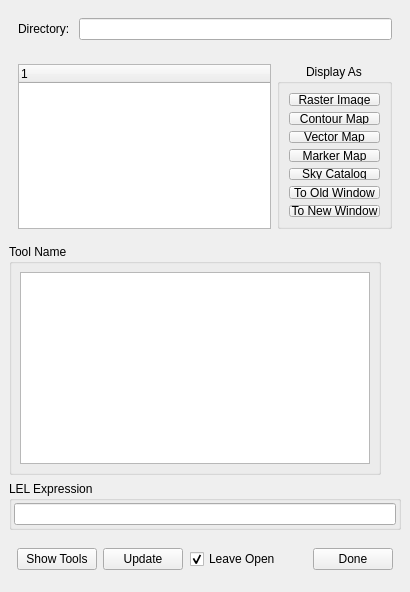
<ui version="4.0" >
 <author>Honglin Ye, National Radio Astronomy Observatory</author>
 <class>QtDataManager</class>
 <widget class="QWidget" name="QtDataManager" >
  <property name="geometry" >
   <rect>
    <x>0</x>
    <y>0</y>
    <width>410</width>
    <height>442</height>
   </rect>
  </property>
  <property name="maximumSize" >
   <size>
    <width>99999</width>
    <height>99999</height>
   </size>
  </property>
  <property name="windowTitle" >
   <string>Load Data -- Viewer</string>
  </property>
  <layout class="QVBoxLayout" >
   <property name="margin" >
    <number>9</number>
   </property>
   <property name="spacing" >
    <number>6</number>
   </property>
   <item>
    <widget class="QFrame" name="topFrame_" >
     <property name="frameShape" >
      <enum>QFrame::NoFrame</enum>
     </property>
     <property name="frameShadow" >
      <enum>QFrame::Raised</enum>
     </property>
     <layout class="QHBoxLayout" >
      <property name="margin" >
       <number>9</number>
      </property>
      <property name="spacing" >
       <number>6</number>
      </property>
      <item>
       <widget class="QLabel" name="dirLabel_" >
        <property name="text" >
         <string>Directory: </string>
        </property>
       </widget>
      </item>
      <item>
       <widget class="QLineEdit" name="dirLineEdit_" />
      </item>
     </layout>
    </widget>
   </item>
   <item>
    <widget class="QFrame" name="midFrame_" >
     <property name="sizePolicy" >
      <sizepolicy>
       <hsizetype>7</hsizetype>
       <vsizetype>7</vsizetype>
       <horstretch>0</horstretch>
       <verstretch>2</verstretch>
      </sizepolicy>
     </property>
     <property name="frameShape" >
      <enum>QFrame::NoFrame</enum>
     </property>
     <property name="frameShadow" >
      <enum>QFrame::Raised</enum>
     </property>
     <layout class="QHBoxLayout" >
      <property name="margin" >
       <number>9</number>
      </property>
      <property name="spacing" >
       <number>6</number>
      </property>
      <item>
       <widget class="QTreeWidget" name="treeWidget_" >
        <property name="minimumSize" >
         <size>
          <width>250</width>
          <height>140</height>
         </size>
        </property>
        <property name="indentation" >
         <number>16</number>
        </property>
        <column>
         <property name="text" >
          <string>1</string>
         </property>
        </column>
       </widget>
      </item>
      <item>
       <widget class="QGroupBox" name="displayGroupBox_" >
        <property name="sizePolicy" >
         <sizepolicy>
          <hsizetype>0</hsizetype>
          <vsizetype>7</vsizetype>
          <horstretch>0</horstretch>
          <verstretch>0</verstretch>
         </sizepolicy>
        </property>
        <property name="minimumSize" >
         <size>
          <width>107</width>
          <height>165</height>
         </size>
        </property>
        <property name="title" >
         <string>Display As</string>
        </property>
        <property name="alignment" >
         <set>Qt::AlignHCenter</set>
        </property>
        <layout class="QVBoxLayout" >
         <property name="margin" >
          <number>9</number>
         </property>
         <property name="spacing" >
          <number>6</number>
         </property>
         <item>
          <widget class="QPushButton" name="rasterButton_" >
           <property name="text" >
            <string>Raster Image</string>
           </property>
          </widget>
         </item>
         <item>
          <widget class="QPushButton" name="contourButton_" >
           <property name="text" >
            <string>Contour Map</string>
           </property>
          </widget>
         </item>
         <item>
          <widget class="QPushButton" name="vectorButton_" >
           <property name="text" >
            <string>Vector Map</string>
           </property>
          </widget>
         </item>
         <item>
          <widget class="QPushButton" name="markerButton_" >
           <property name="text" >
            <string>Marker Map</string>
           </property>
          </widget>
         </item>
         <item>
          <widget class="QPushButton" name="catalogButton_" >
           <property name="text" >
            <string>Sky Catalog</string>
           </property>
          </widget>
         </item>
         <item>
          <widget class="QPushButton" name="oldPanelButton_" >
           <property name="text" >
            <string>To Old Window</string>
           </property>
          </widget>
         </item>
         <item>
          <widget class="QPushButton" name="newPanelButton_" >
           <property name="text" >
            <string>To New Window</string>
           </property>
          </widget>
         </item>
         <item>
          <spacer>
           <property name="orientation" >
            <enum>Qt::Vertical</enum>
           </property>
           <property name="sizeHint" >
            <size>
             <width>20</width>
             <height>40</height>
            </size>
           </property>
          </spacer>
         </item>
        </layout>
       </widget>
      </item>
     </layout>
    </widget>
   </item>
   <item>
    <widget class="QGroupBox" name="toolGroupBox_" >
     <property name="sizePolicy" >
      <sizepolicy>
       <hsizetype>0</hsizetype>
       <vsizetype>0</vsizetype>
       <horstretch>0</horstretch>
       <verstretch>1</verstretch>
      </sizepolicy>
     </property>
     <property name="title" >
      <string>Tool Name</string>
     </property>
     <layout class="QHBoxLayout" >
      <property name="margin" >
       <number>8</number>
      </property>
      <property name="spacing" >
       <number>6</number>
      </property>
      <item>
       <widget class="QListView" name="toolNameListView_" >
        <property name="minimumSize" >
         <size>
          <width>350</width>
          <height>45</height>
         </size>
        </property>
       </widget>
      </item>
     </layout>
    </widget>
   </item>
   <item>
    <widget class="QGroupBox" name="lelGB_" >
     <property name="title" >
      <string>LEL Expression</string>
     </property>
     <property name="flat" >
      <bool>false</bool>
     </property>
     <property name="checkable" >
      <bool>false</bool>
     </property>
     <layout class="QVBoxLayout" >
      <property name="margin" >
       <number>2</number>
      </property>
      <property name="spacing" >
       <number>6</number>
      </property>
      <item>
       <widget class="casa::QtLELEdit" name="lelEdit_" />
      </item>
     </layout>
    </widget>
   </item>
   <item>
    <widget class="QFrame" name="bottomFrame_" >
     <property name="frameShape" >
      <enum>QFrame::NoFrame</enum>
     </property>
     <property name="frameShadow" >
      <enum>QFrame::Raised</enum>
     </property>
     <layout class="QHBoxLayout" >
      <property name="margin" >
       <number>8</number>
      </property>
      <property name="spacing" >
       <number>6</number>
      </property>
      <item>
       <widget class="QPushButton" name="toolButton_" >
        <property name="text" >
         <string>Show Tools</string>
        </property>
       </widget>
      </item>
      <item>
       <widget class="QPushButton" name="updateButton_" >
        <property name="text" >
         <string>Update</string>
        </property>
       </widget>
      </item>
      <item>
       <spacer>
        <property name="orientation" >
         <enum>Qt::Horizontal</enum>
        </property>
        <property name="sizeHint" >
         <size>
          <width>16</width>
          <height>31</height>
         </size>
        </property>
       </spacer>
      </item>
      <item>
       <widget class="QCheckBox" name="leaveOpen_" >
        <property name="text" >
         <string>Leave Open</string>
        </property>
        <property name="checked" >
         <bool>true</bool>
        </property>
       </widget>
      </item>
      <item>
       <spacer>
        <property name="orientation" >
         <enum>Qt::Horizontal</enum>
        </property>
        <property name="sizeHint" >
         <size>
          <width>40</width>
          <height>20</height>
         </size>
        </property>
       </spacer>
      </item>
      <item>
       <widget class="QPushButton" name="cancelButton_" >
        <property name="text" >
         <string>Done</string>
        </property>
       </widget>
      </item>
     </layout>
    </widget>
   </item>
  </layout>
 </widget>
 <customwidgets>
  <customwidget>
   <class>casa::QtLELEdit</class>
   <extends>QLineEdit</extends>
   <header>display/QtViewer/QtLELEdit.qo.h</header>
  </customwidget>
 </customwidgets>
 <tabstops>
  <tabstop>dirLineEdit_</tabstop>
  <tabstop>treeWidget_</tabstop>
  <tabstop>rasterButton_</tabstop>
  <tabstop>contourButton_</tabstop>
  <tabstop>vectorButton_</tabstop>
  <tabstop>markerButton_</tabstop>
  <tabstop>catalogButton_</tabstop>
 </tabstops>
 <resources/>
 <connections>
  <connection>
   <sender>cancelButton_</sender>
   <signal>clicked()</signal>
   <receiver>QtDataManager</receiver>
   <slot>close()</slot>
   <hints>
    <hint type="sourcelabel" >
     <x>370</x>
     <y>286</y>
    </hint>
    <hint type="destinationlabel" >
     <x>376</x>
     <y>293</y>
    </hint>
   </hints>
  </connection>
  <connection>
   <sender>updateButton_</sender>
   <signal>clicked()</signal>
   <receiver>toolNameListView_</receiver>
   <slot>reset()</slot>
   <hints>
    <hint type="sourcelabel" >
     <x>186</x>
     <y>286</y>
    </hint>
    <hint type="destinationlabel" >
     <x>206</x>
     <y>240</y>
    </hint>
   </hints>
  </connection>
  <connection>
   <sender>updateButton_</sender>
   <signal>clicked()</signal>
   <receiver>treeWidget_</receiver>
   <slot>reset()</slot>
   <hints>
    <hint type="sourcelabel" >
     <x>186</x>
     <y>286</y>
    </hint>
    <hint type="destinationlabel" >
     <x>133</x>
     <y>144</y>
    </hint>
   </hints>
  </connection>
  <connection>
   <sender>dirLineEdit_</sender>
   <signal>returnPressed()</signal>
   <receiver>treeWidget_</receiver>
   <slot>reset()</slot>
   <hints>
    <hint type="sourcelabel" >
     <x>203</x>
     <y>24</y>
    </hint>
    <hint type="destinationlabel" >
     <x>204</x>
     <y>65</y>
    </hint>
   </hints>
  </connection>
 </connections>
</ui>
